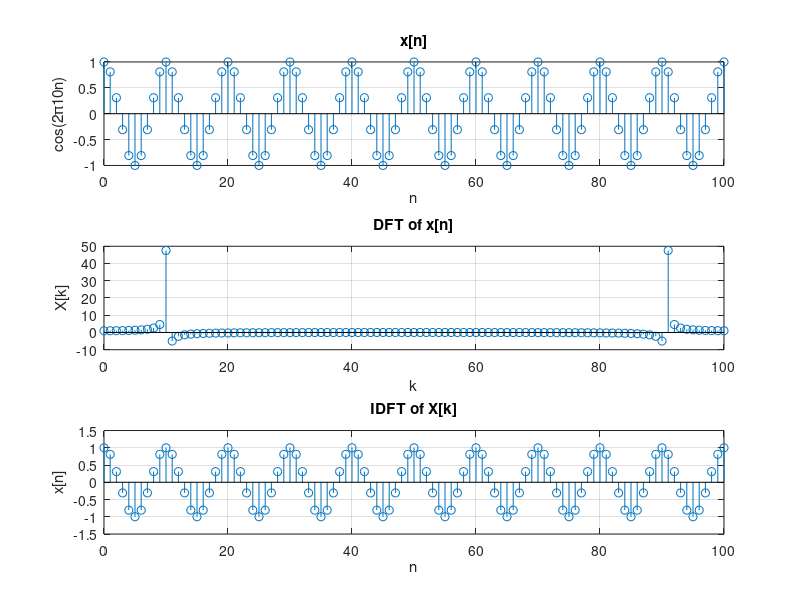
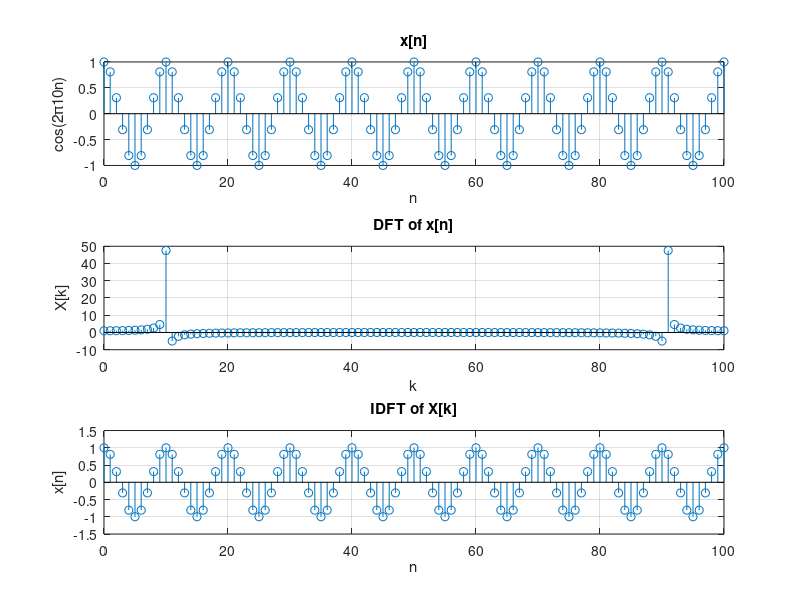

These figures' MATLAB source, in order:
FS = 100;
t = 0 : 1/FS : 1;
x_n = cos(2*pi*10*t);
%% (a) (b) DFT & IDFT of x[n] with DFT matrix
N = length(x_n);
WN = exp(-1j*2*pi*(0:N-1)'*(0:N-1) / N);
X_k = WN * x_n';

x_n_hat = real(1/N*conj(WN)*X_k);

figure(1);
subplot(3, 1, 1);
stem((0:length(x_n)-1), x_n);
title('x[n]');
xlabel('n');
ylabel('cos(2\pi10n)');
grid on;

subplot(3, 1, 2);
stem((0:length(X_k)-1), X_k);
title('DFT of x[n]');
xlabel('k');
ylabel('X[k]');
grid on;

subplot(3, 1, 3);
stem((0:length(x_n_hat)-1), x_n_hat);
title('IDFT of X[k]');
xlabel('n');
ylabel('x[n]');
grid on;
%% (c) (d) DFT & IDFT of x[n] with fft function
X_k = fft(x_n);
x_n_hat = ifft(X_k);

figure(2);
subplot(3, 1, 1);
stem((0:length(x_n)-1), x_n);
title('x[n]');
xlabel('n');
ylabel('cos(2\pi10n)');
grid on;

subplot(3, 1, 2)
stem((0:length(X_k)-1), X_k);
title('DFT of x[n]');
xlabel('k');
ylabel('X[k]');
grid on;

subplot(3, 1, 3);
stem((0:length(x_n_hat)-1), x_n_hat);
title('IDFT of X[k]');
xlabel('n');
ylabel('x[n]');
grid on;
